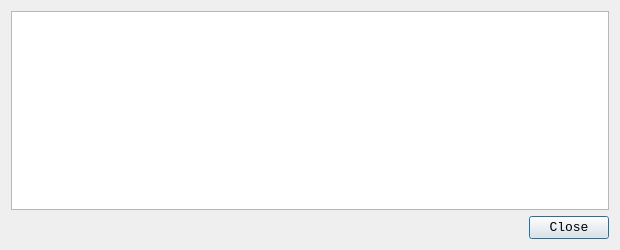
<?xml version="1.0" encoding="UTF-8"?>
<ui version="4.0">
 <class>TransactionDescDialog</class>
 <widget class="QDialog" name="TransactionDescDialog">
  <property name="geometry">
   <rect>
    <x>0</x>
    <y>0</y>
    <width>620</width>
    <height>250</height>
   </rect>
  </property>
  <property name="font">
   <font>
    <family>Consolas</family>
    <pointsize>10</pointsize>
   </font>
  </property>
  <property name="windowTitle">
   <string>Transaction details</string>
  </property>
  <layout class="QVBoxLayout" name="verticalLayout">
   <item>
    <widget class="QTextEdit" name="detailText">
     <property name="toolTip">
      <string>This pane shows a detailed description of the transaction</string>
     </property>
     <property name="readOnly">
      <bool>true</bool>
     </property>
    </widget>
   </item>
   <item>
    <widget class="QDialogButtonBox" name="buttonBox">
     <property name="orientation">
      <enum>Qt::Horizontal</enum>
     </property>
     <property name="standardButtons">
      <set>QDialogButtonBox::Close</set>
     </property>
    </widget>
   </item>
  </layout>
 </widget>
 <resources/>
 <connections>
  <connection>
   <sender>buttonBox</sender>
   <signal>accepted()</signal>
   <receiver>TransactionDescDialog</receiver>
   <slot>accept()</slot>
   <hints>
    <hint type="sourcelabel">
     <x>248</x>
     <y>254</y>
    </hint>
    <hint type="destinationlabel">
     <x>157</x>
     <y>274</y>
    </hint>
   </hints>
  </connection>
  <connection>
   <sender>buttonBox</sender>
   <signal>rejected()</signal>
   <receiver>TransactionDescDialog</receiver>
   <slot>reject()</slot>
   <hints>
    <hint type="sourcelabel">
     <x>316</x>
     <y>260</y>
    </hint>
    <hint type="destinationlabel">
     <x>286</x>
     <y>274</y>
    </hint>
   </hints>
  </connection>
 </connections>
</ui>
